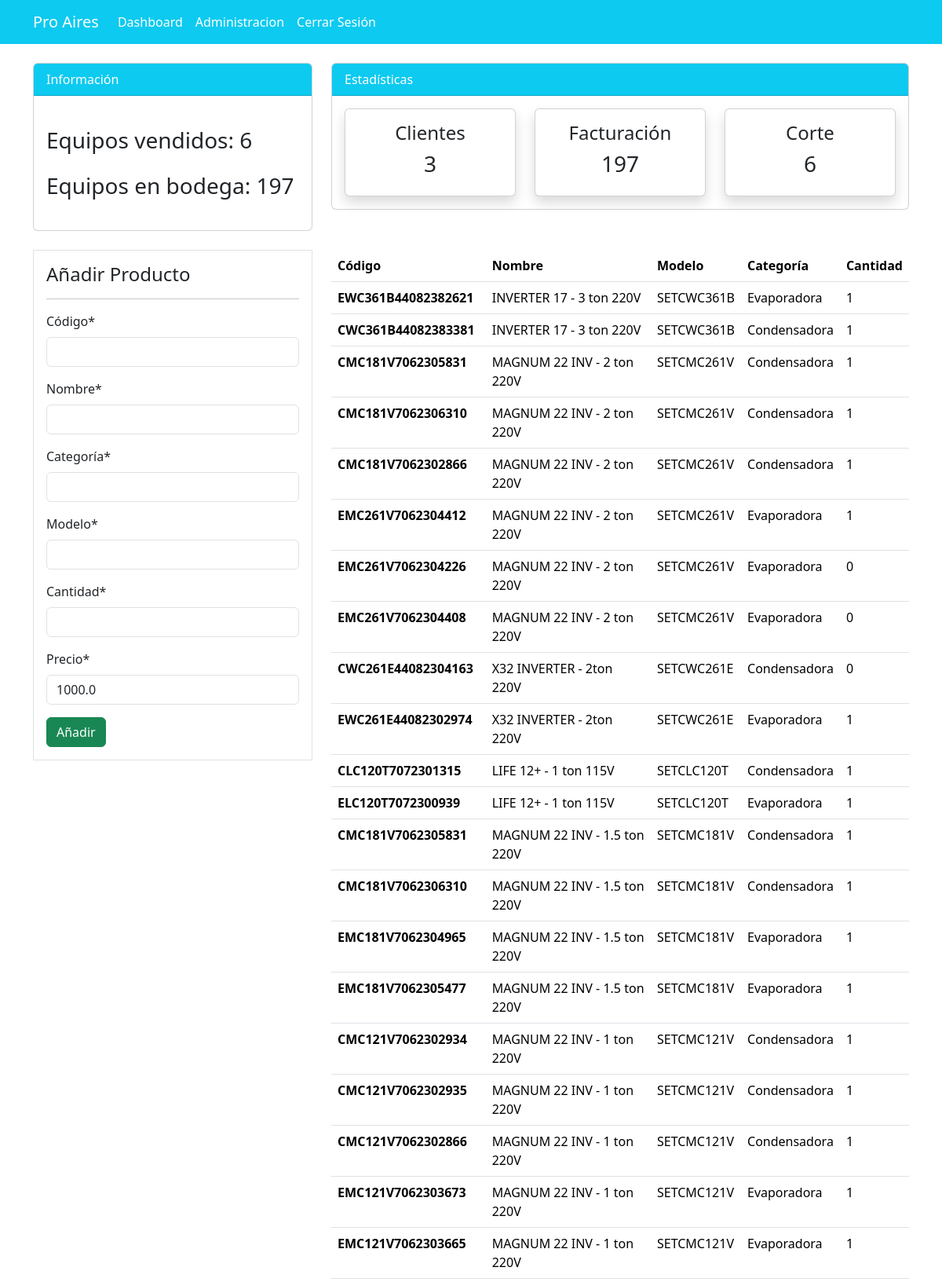
Page /facturacion/ (signed in, upper part) on the committed database.
### dashboard/models.py (models this page shows, shortened)
class Producto(models.Model):
    code = models.CharField(max_length=20)
    name = models.CharField(max_length=100)
    category = models.CharField(max_length=20)
    quantity = models.PositiveIntegerField()
    type = models.CharField(max_length=100, default=None)
    precio = models.DecimalField(max_digits=20, decimal_places=2, default=1000.00)
    created_at = models.DateTimeField(auto_now_add=True)
    updated_at = models.DateTimeField(auto_now=True)
    price_update = models.DateTimeField(default=None, null=True, blank=True)

### pos/views.py (the view)
# urls.py: path('facturacion/', views.pos_facturacion , name='pos-facturacion'),
@login_required
def pos_facturacion(request):
    items = Producto.objects.all()
    items_count = items.count()
    total_quantity = items.aggregate(Sum('quantity'))['quantity__sum']
    workers_count = User.objects.count()
    orders_count = Order.objects.count()
    total_order_quantity = Order.objects.aggregate(Sum('order_quantity'))['order_quantity__sum']
    customer_count = Customer.objects.count()
    if request.method == 'POST':
        form = ProductoForm(request.POST)
        if form.is_valid():
            form.save()
            producto_name = form.cleaned_data.get('name')
            messages.success(request, f'{producto_name} se ha añadido correctamente')
            return redirect('pos-facturacion')
    else:
        form = ProductoForm()
    context = {
        'items': items,
        'form' : form,
        'workers_count': workers_count,
        'items_count': items_count,
        'orders_count': orders_count,
        'total_quantity': total_quantity,
        'total_order_quantity':total_order_quantity ,
        'customer_count':customer_count,
    }
    return render(request, 'pos/factura.html', context)

### dashboard/forms.py
class ProductoForm(forms.ModelForm):
    class Meta:
        model = Producto
        fields = ['code', 'name', 'category', 'type', 'quantity', 'precio']
        labels = {
        'code': 'Código',
        'name': 'Nombre',
        'category': 'Categoría',
        'type': 'Modelo',
        'quantity': 'Cantidad',
        'precio': 'Precio',
        }

### templates/pos/factura.html (shortened to what this page needs)
{% extends 'partials/base.html'%}
{% load crispy_forms_tags %}
{% block content %}
{% include 'partials/topnav_pos.html' %}
    <div class="container">
        <div class="row my-4">
            <div class="col-md-4">
                <div class="border bg-white p-3">
                    <h4>Añadir Producto</h4>
                    <hr>
                    <form method ="POST">
                        {{form|crispy }}
                        <input class="btn btn-success btn-block" type="submit" value="Añadir">
                    </form>
                </div>
            </div>
            <div class="col-md-8">
                <table class="table bg-white">
                    <thead class="bg-info">
                        <tr class="text-white">
                            <th scope="col">Código</th>
                            <th scope="col">Nombre</th>
                            <th scope="col">Modelo</th>
                            <th scope="col">Categoría</th>
                            <th scope="col">Cantidad</th>
                        </tr>
                    </thead>
                    <tbody>
                        {% for item in items %}
                        <tr>
                            <th scope="row">{{ item.code }}</th>
                            <td>{{ item.name }}</td>
                            <td>{{ item.type }}</td>
                            <td>{{ item.category }}</td>
                            <td>{{ item.quantity }}</td>
                        {% endfor %}
                    </tbody>
                </table>
            </div>
        </div>
    </div>
{% endblock %}

### templates/partials/nav.html (shortened to what this page needs)
 <nav class="navbar navbar-expand-lg navbar-info bg-info">
    {% if user.is_authenticated %}
    <div class="container" color="blue">
        <a class="navbar-brand text-white" href="{% url 'pos-index' %}">Pro Aires</a>
        <div class="collapse navbar-collapse" id="navbarSupportedContent">
            <ul class="navbar-nav mr-auto">
                <li class="nav-item active">
                    <a class="nav-link text-white" href="{% url 'dashboard-index' %}">  Dashboard </a>
                </li>
            </ul>
            <ul class="navbar-nav ml-auto">
                <li class="nav-item active">
                    <a class="nav-link text-white" href="{% url 'user-profile' %}">{{user.username}}</a>
                </li>
                <li class="nav-item">
                    <a class="nav-link text-white" href="{% url 'user-logout' %}"> Cerrar Sesión</a>
                </li>
            </ul>
            {% endif %}
        </div>
    </div>
</nav>

### static/style.css (style rules this page uses)
body { background: rgb(230, 227, 227); }

### rows in the picture
Producto: code "EWC361B44082382621", name "INVERTER 17 - 3 ton 220V", type "SETCWC361B", category "Evaporadora", quantity "1"
Producto: code "CWC361B44082383381", name "INVERTER 17 - 3 ton 220V", type "SETCWC361B", category "Condensadora", quantity "1"
Producto: code "CMC181V7062305831", name "MAGNUM 22 INV - 2 ton 220V", type "SETCMC261V", category "Condensadora", quantity "1"
Producto: code "CMC181V7062306310", name "MAGNUM 22 INV - 2 ton 220V", type "SETCMC261V", category "Condensadora", quantity "1"
Producto: code "CMC181V7062302866", name "MAGNUM 22 INV - 2 ton 220V", type "SETCMC261V", category "Condensadora", quantity "1"
Producto: code "EMC261V7062304412", name "MAGNUM 22 INV - 2 ton 220V", type "SETCMC261V", category "Evaporadora", quantity "1"
Producto: code "EMC261V7062304226", name "MAGNUM 22 INV - 2 ton 220V", type "SETCMC261V", category "Evaporadora", quantity "0"
Producto: code "EMC261V7062304408", name "MAGNUM 22 INV - 2 ton 220V", type "SETCMC261V", category "Evaporadora", quantity "0"
Producto: code "CWC261E44082304163", name "X32 INVERTER - 2ton 220V", type "SETCWC261E", category "Condensadora", quantity "0"
Producto: code "EWC261E44082302974", name "X32 INVERTER - 2ton 220V", type "SETCWC261E", category "Evaporadora", quantity "1"
Producto: code "CLC120T7072301315", name "LIFE 12+ - 1 ton 115V", type "SETCLC120T", category "Condensadora", quantity "1"
Producto: code "ELC120T7072300939", name "LIFE 12+ - 1 ton 115V", type "SETCLC120T", category "Evaporadora", quantity "1"
Producto: code "CMC181V7062305831", name "MAGNUM 22 INV - 1.5 ton 220V", type "SETCMC181V", category "Condensadora", quantity "1"
Producto: code "CMC181V7062306310", name "MAGNUM 22 INV - 1.5 ton 220V", type "SETCMC181V", category "Condensadora", quantity "1"
Producto: code "EMC181V7062304965", name "MAGNUM 22 INV - 1.5 ton 220V", type "SETCMC181V", category "Evaporadora", quantity "1"
Producto: code "EMC181V7062305477", name "MAGNUM 22 INV - 1.5 ton 220V", type "SETCMC181V", category "Evaporadora", quantity "1"
Producto: code "CMC121V7062302934", name "MAGNUM 22 INV - 1 ton 220V", type "SETCMC121V", category "Condensadora", quantity "1"
Producto: code "CMC121V7062302935", name "MAGNUM 22 INV - 1 ton 220V", type "SETCMC121V", category "Condensadora", quantity "1"
Producto: code "CMC121V7062302866", name "MAGNUM 22 INV - 1 ton 220V", type "SETCMC121V", category "Condensadora", quantity "1"
Producto: code "EMC121V7062303673", name "MAGNUM 22 INV - 1 ton 220V", type "SETCMC121V", category "Evaporadora", quantity "1"
Producto: code "EMC121V7062303665", name "MAGNUM 22 INV - 1 ton 220V", type "SETCMC121V", category "Evaporadora", quantity "1"

### other values in the picture
{{ user.username }} "Administracion"
{{ total_order_quantity }} "6"
{{ total_quantity }} "197"
{{ customer_count }} "3"
{{ orders_count }} "6"
